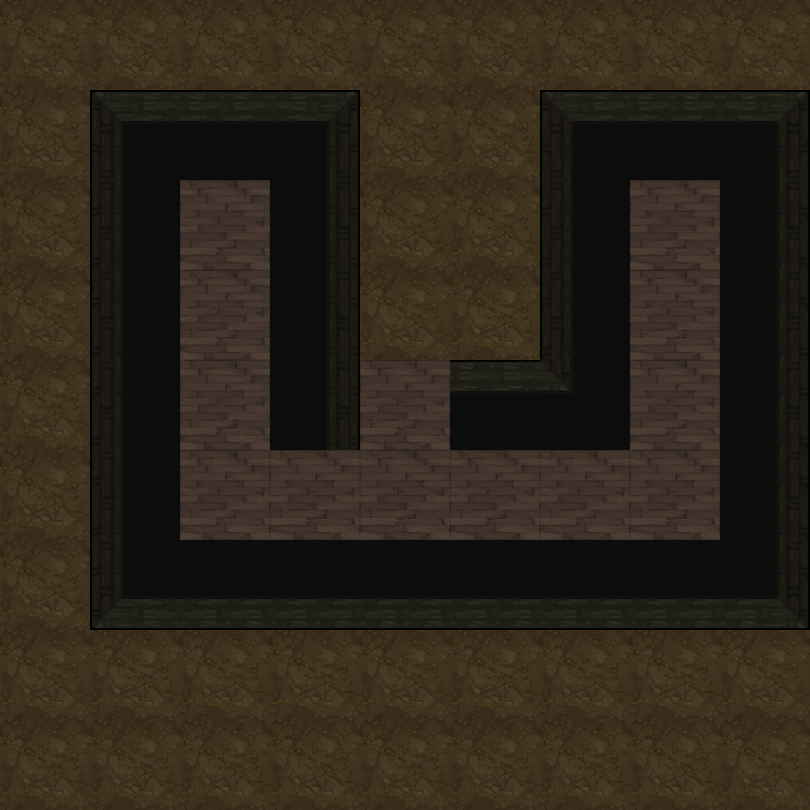

This is a level from a 2D game, rendered from its Tiled map with the project's own tilesets. A one-line summary and the map file follow, with tile-layer data summarised:
An orthogonal 9x9 tile map with 90x90 px tiles, 2 tile layers (地形, 障碍) and 15 objects (11x map, 2x spring, bed, door).

<map version="1.5" tiledversion="1.7.2" orientation="orthogonal" renderorder="right-down" width="9" height="9" tilewidth="90" tileheight="90" infinite="0" nextlayerid="4" nextobjectid="32">
 <tileset firstgid="1" name="1" tilewidth="90" tileheight="90" tilecount="100" columns="10">
  <image source="4.png" trans="ff00ff" width="900" height="900" />
 </tileset>
 <layer id="1" name="地形" width="9" height="9">
  <data>[81 cells, 68 non-empty, 2 distinct tile ids]</data>
 </layer>
 <layer id="2" name="障碍" width="9" height="9">
  <data>[81 cells, 29 non-empty, 9 distinct tile ids]</data>
 </layer>
 <objectgroup id="3" name="对象">
  <object id="2" name="bed" x="630" y="450" width="90" height="90" />
  <object id="4" name="map" x="630" y="360" width="90" height="90" />
  <object id="5" name="map" x="630" y="270" width="90" height="90" />
  <object id="6" name="map" x="360" y="450" width="90" height="90">
   <properties>
    <property name="weapon" type="int" value="1" />
   </properties>
  </object>
  <object id="7" name="map" x="180" y="270" width="90" height="90" />
  <object id="8" name="map" x="180" y="360" width="90" height="90" />
  <object id="14" name="spring" x="630" y="630" width="90" height="90">
   <properties>
    <property name="direction" value="1" />
   </properties>
  </object>
  <object id="23" name="map" x="450" y="450" width="90" height="90">
   <properties>
    <property name="weapon" type="int" value="2" />
   </properties>
  </object>
  <object id="24" name="map" x="270" y="450" width="90" height="90">
   <properties>
    <property name="weapon" type="int" value="3" />
   </properties>
  </object>
  <object id="26" name="map" x="540" y="450" width="90" height="90">
   <properties>
    <property name="weapon" type="int" value="4" />
   </properties>
  </object>
  <object id="27" name="map" x="180" y="450" width="90" height="90" />
  <object id="28" name="map" x="180" y="180" width="90" height="90">
   <properties>
    <property name="weapon" type="int" value="5" />
   </properties>
  </object>
  <object id="29" name="map" x="630" y="180" width="90" height="90">
   <properties>
    <property name="weapon" type="int" value="6" />
   </properties>
  </object>
  <object id="30" name="door" x="360" y="360" width="90" height="90">
   <properties>
    <property name="LorR" type="int" value="1" />
    <property name="motion" type="int" value="2" />
    <property name="rotate" type="int" value="0" />
   </properties>
  </object>
  <object id="31" name="spring" x="0" y="720" width="90" height="90">
   <properties>
    <property name="direction" value="1" />
   </properties>
  </object>
 </objectgroup>
</map>
